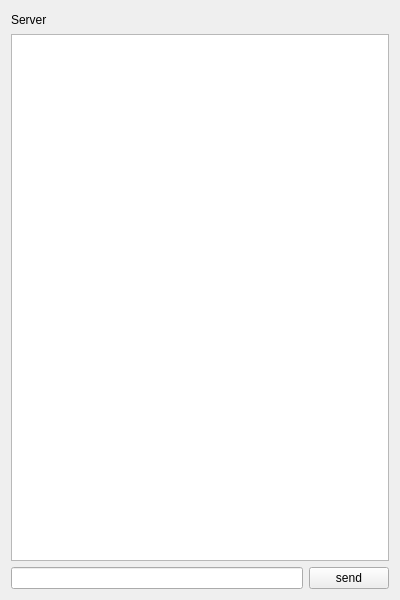
<?xml version="1.0" encoding="UTF-8"?>
<ui version="4.0">
 <class>Server</class>
 <widget class="QWidget" name="Server">
  <property name="geometry">
   <rect>
    <x>0</x>
    <y>0</y>
    <width>400</width>
    <height>600</height>
   </rect>
  </property>
  <property name="windowTitle">
   <string>Server</string>
  </property>
  <layout class="QVBoxLayout" name="verticalLayout_3">
   <item>
    <layout class="QVBoxLayout" name="verticalLayout_2">
     <item>
      <widget class="QLabel" name="label">
       <property name="sizePolicy">
        <sizepolicy hsizetype="Expanding" vsizetype="Expanding">
         <horstretch>0</horstretch>
         <verstretch>0</verstretch>
        </sizepolicy>
       </property>
       <property name="maximumSize">
        <size>
         <width>151</width>
         <height>17</height>
        </size>
       </property>
       <property name="styleSheet">
        <string notr="true">
</string>
       </property>
       <property name="text">
        <string>Server</string>
       </property>
      </widget>
     </item>
     <item>
      <layout class="QVBoxLayout" name="verticalLayout">
       <item>
        <widget class="QTextEdit" name="chat"/>
       </item>
       <item>
        <layout class="QHBoxLayout" name="horizontalLayout">
         <item>
          <widget class="QLineEdit" name="lineEdit"/>
         </item>
         <item>
          <widget class="QPushButton" name="pushButton">
           <property name="text">
            <string>send</string>
           </property>
          </widget>
         </item>
        </layout>
       </item>
      </layout>
     </item>
    </layout>
   </item>
  </layout>
 </widget>
 <layoutdefault spacing="6" margin="11"/>
 <resources/>
 <connections/>
</ui>
